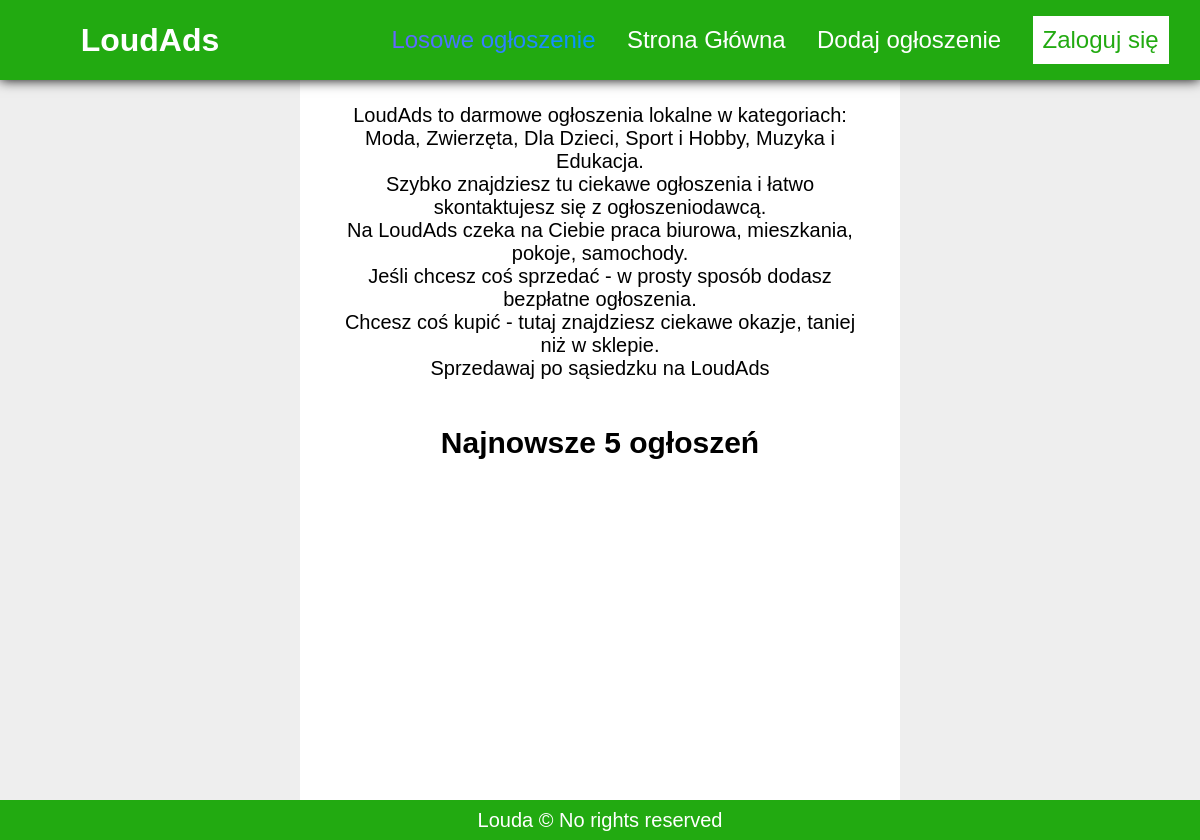
The app's page /strona/home, older data.
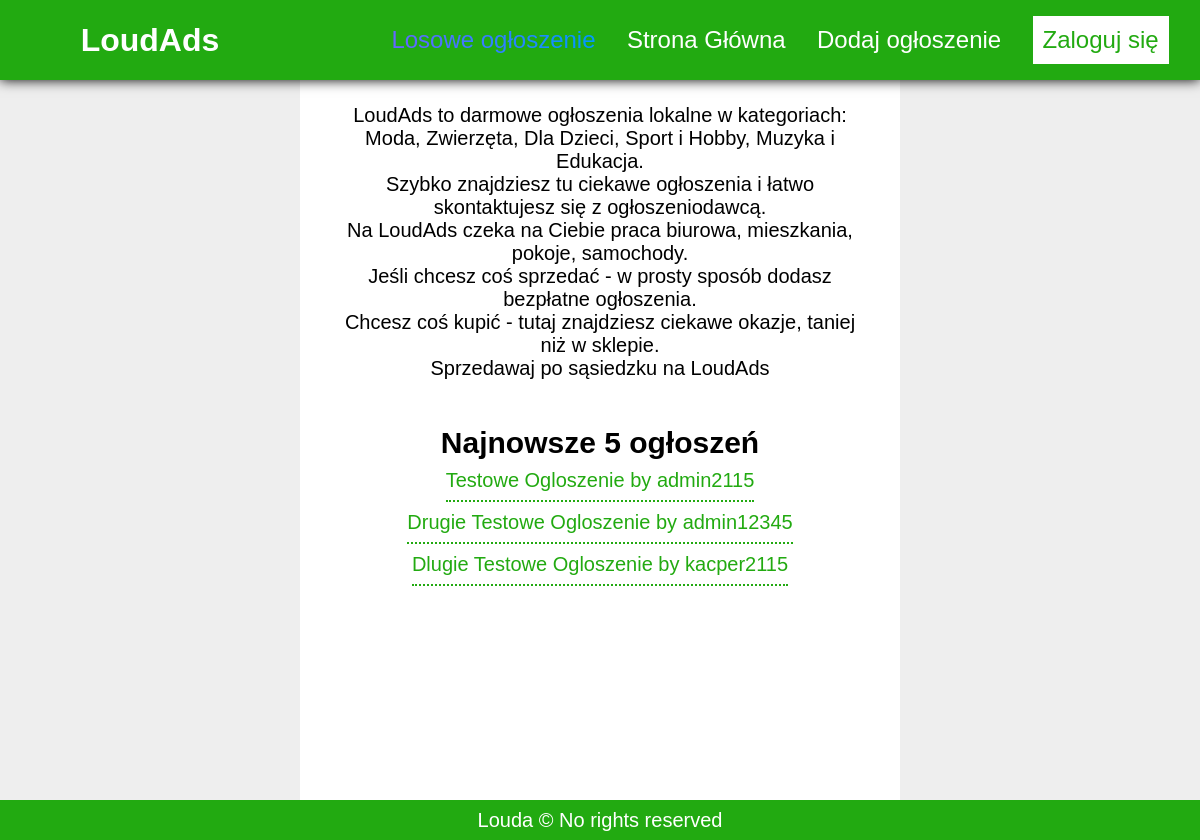
The same page, newer data.
### tables this page shows
CREATE TABLE `ogloszenia` (
  `id` int(11) NOT NULL,
  `tytul` varchar(64) DEFAULT NULL,
  `tresc` varchar(1024) DEFAULT NULL,
  `data_dodania` date DEFAULT current_timestamp(),
  `id_autora` int(11) DEFAULT NULL
);

CREATE TABLE `susers` (
  `id` int(11) NOT NULL,
  `username` varchar(32) NOT NULL,
  `pass` varchar(32) NOT NULL,
  `token` int(11) NOT NULL,
  `data_utworzenia` date NOT NULL DEFAULT current_timestamp()
);

### strona/home/index.php (called while the page is built)
<?php
    include('../template/index.php');
?>

### strona/home/content.php (the view, shortened to what this page needs)
<article class="children-centered children-text-centered">
<p class="text-centered">
    LoudAds to darmowe ogłoszenia lokalne w kategoriach:<br> Moda, Zwierzęta, Dla Dzieci, Sport i Hobby, Muzyka i Edukacja.<br> Szybko znajdziesz tu ciekawe ogłoszenia i łatwo skontaktujesz się z ogłoszeniodawcą.<br> Na LoudAds czeka na Ciebie praca biurowa, mieszkania, pokoje, samochody.<br> Jeśli chcesz coś sprzedać - w prosty sposób dodasz bezpłatne ogłoszenia.<br> Chcesz coś kupić - tutaj znajdziesz ciekawe okazje, taniej niż w sklepie.<br> Sprzedawaj po sąsiedzku na LoudAds
</p>
<br><br>
<h2>Najnowsze 5 ogłoszeń</h2>
<?php
    function displayAnnouncements() {
        @$conn = new mysqli('localhost', 'root', '', 'ogloszeniowy');
        $sql = "select ogloszenia.id, ogloszenia.tytul, susers.username from ogloszenia join susers on ogloszenia.id_autora = susers.id order by ogloszenia.data_dodania desc limit 5;";
        $result = $conn->query($sql);
        while($ogloszenie = $result->fetch_array(MYSQLI_ASSOC)) {
            echo("<a class='button' href='../ogloszenie?id=".$ogloszenie['id']."'>".$ogloszenie['tytul']." by ".$ogloszenie['username']."<br></a>");
        }
    }
    displayAnnouncements();
?>
</article>

Row changes from the older to the newer data that the page shows:
added ogloszenia: tytul "Testowe Ogloszenie", id_autora.username "admin2115"
added ogloszenia: tytul "Drugie Testowe Ogloszenie", id_autora.username "admin12345"
added ogloszenia: tytul "Dlugie Testowe Ogloszenie", id_autora.username "kacper2115"
